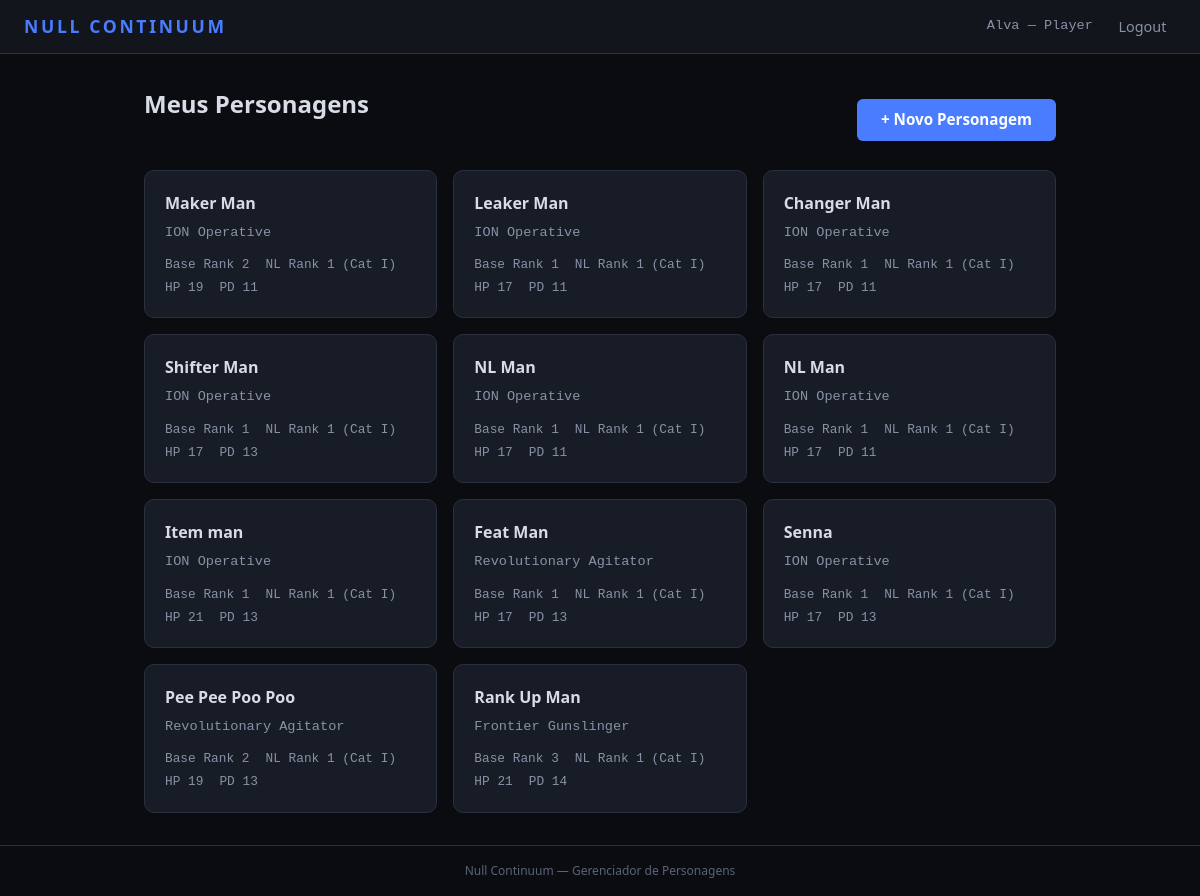
/personagens/ (signed in), run on an earlier commit of the app's database.
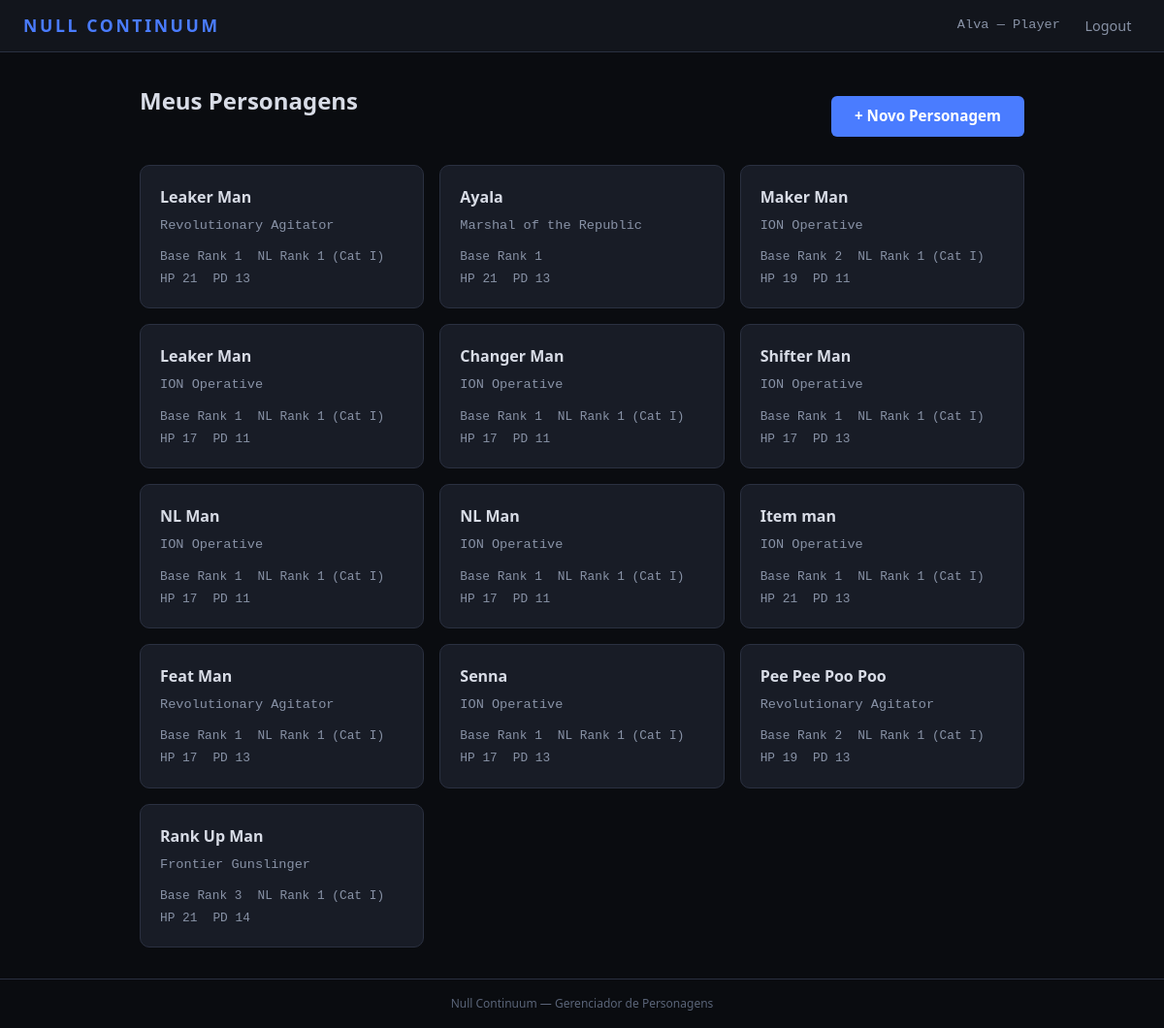
And on a later commit of the database.
### HomeApp/models.py (models this page shows, shortened)
class User(AbstractUser):
    ROLE_CHOICES = [
        ('GM', 'Game Master'),
        ('PLAYER', 'Player'),
    ]
    role = models.CharField(max_length=6, choices=ROLE_CHOICES, default='PLAYER')

### CharSheet/models.py (models this page shows, shortened)
class Character(models.Model):
    player = models.ForeignKey(
        settings.AUTH_USER_MODEL,
        on_delete=models.CASCADE,
        related_name='characters',
    )
    name = models.CharField('Nome do Personagem', max_length=120)
    background = models.CharField(
        'Background', max_length=20,
        choices=BACKGROUND_CHOICES, default='OTHER',
    )
    background_custom = models.CharField(
        'Background (custom)', max_length=120, blank=True,
        help_text='Preencha se escolheu "Outro".',
    )
    base_rank = models.PositiveIntegerField(
        'Base Rank', default=1,
        validators=[MinValueValidator(1), MaxValueValidator(15)],
    )
    nl_rank = models.PositiveIntegerField(
        'NL Rank', default=0,
        validators=[MinValueValidator(0), MaxValueValidator(15)],
    )
    agility = models.PositiveIntegerField(
        'Agility (AGI)', default=1,
        validators=[MinValueValidator(1), MaxValueValidator(5)],
    )
    fortitude = models.PositiveIntegerField(
        'Fortitude (FOR)', default=1,
        validators=[MinValueValidator(1), MaxValueValidator(5)],
    )
    insight = models.PositiveIntegerField(
        'Insight (INS)', default=1,
        validators=[MinValueValidator(1), MaxValueValidator(5)],
    )
    presence = models.PositiveIntegerField(
        'Presence (PRE)', default=1,
        validators=[MinValueValidator(1), MaxValueValidator(5)],
    )
    stability = models.PositiveIntegerField(
        'Stability (STA)', default=1,
        validators=[MinValueValidator(1), MaxValueValidator(5)],
    )
    intent = models.PositiveIntegerField(
        'Intent (INT)', default=1,
        validators=[MinValueValidator(1), MaxValueValidator(5)],
    )
    continuity_constant = models.CharField(
        'Continuity Constant', max_length=4,
        choices=CC_CHOICES, blank=True, default='',
    )
    abstraction_frame = models.CharField(
        'Abstraction Frame', max_length=10,
        choices=FRAME_CHOICES, blank=True, default='',
    )
    current_hp = models.IntegerField('HP Atual', default=0)
    current_strain = models.IntegerField('Strain Atual', default=0)
    temp_hp = models.IntegerField('HP Temporário', default=0)
    current_ap = models.IntegerField('AP Atual', default=3)
    armor_bonus = models.IntegerField('Bônus de Armadura', default=0)
    shield_bonus = models.IntegerField('Bônus de Escudo', default=0)
    current_load = models.IntegerField('Carga Atual', default=0)
    level_up_available = models.BooleanField('Level Up Disponível', default=False)
    skill_melee = models.CharField('Melee', max_length=1, choices=SKILL_RANK_CHOICES, default='U')
    skill_ranged_weapons = models.CharField('Ranged Weapons', max_length=1, choices=SKILL_RANK_CHOICES, default='U')
    skill_heavy_weaponry = models.CharField('Heavy Weaponry', max_length=1, choices=SKILL_RANK_CHOICES, default='U')
    skill_initiative = models.CharField('Initiative', max_length=1, choices=SKILL_RANK_CHOICES, default='U')
    skill_athletics = models.CharField('Athletics', max_length=1, choices=SKILL_RANK_CHOICES, default='U')
    skill_endurance = models.CharField('Endurance', max_length=1, choices=SKILL_RANK_CHOICES, default='U')
    skill_acrobatics = models.CharField('Acrobatics', max_length=1, choices=SKILL_RANK_CHOICES, default='U')
    skill_stealth = models.CharField('Stealth', max_length=1, choices=SKILL_RANK_CHOICES, default='U')
    skill_perception = models.CharField('Perception', max_length=1, choices=SKILL_RANK_CHOICES, default='U')
    skill_reflexes = models.CharField('Reflexes', max_length=1, choices=SKILL_RANK_CHOICES, default='U')
    skill_sleight_of_hand = models.CharField('Sleight of Hand', max_length=1, choices=SKILL_RANK_CHOICES, default='U')
    skill_piloting_ground = models.CharField('Piloting (Ground)', max_length=1, choices=SKILL_RANK_CHOICES, default='U')
    skill_piloting_air = models.CharField('Piloting (Air)', max_length=1, choices=SKILL_RANK_CHOICES, default='U')
    skill_piloting_sea = models.CharField('Piloting (Sea)', max_length=1, choices=SKILL_RANK_CHOICES, default='U')
    skill_technology = models.CharField('Technology', max_length=1, choices=SKILL_RANK_CHOICES, default='U')
    skill_engineering = models.CharField('Engineering', max_length=1, choices=SKILL_RANK_CHOICES, default='U')
    skill_medicine = models.CharField('Medicine', max_length=1, choices=SKILL_RANK_CHOICES, default='U')
    skill_history = models.CharField('History', max_length=1, choices=SKILL_RANK_CHOICES, default='U')
    skill_religion = models.CharField('Religion', max_length=1, choices=SKILL_RANK_CHOICES, default='U')
    skill_investigation = models.CharField('Investigation', max_length=1, choices=SKILL_RANK_CHOICES, default='U')
    skill_intuition = models.CharField('Intuition', max_length=1, choices=SKILL_RANK_CHOICES, default='U')
    skill_persuasion = models.CharField('Persuasion', max_length=1, choices=SKILL_RANK_CHOICES, default='U')
    skill_intimidation = models.CharField('Intimidation', max_length=1, choices=SKILL_RANK_CHOICES, default='U')
    skill_deception = models.CharField('Deception', max_length=1, choices=SKILL_RANK_CHOICES, default='U')
    skill_survival = models.CharField('Survival', max_length=1, choices=SKILL_RANK_CHOICES, default='U')
    skill_null_theory = models.CharField('Null Theory', max_length=1, choices=SKILL_RANK_CHOICES, default='U')
    skill_null_navigation = models.CharField('Null Navigation', max_length=1, choices=SKILL_RANK_CHOICES, default='U')
    skill_animal_handling = models.CharField('Animal Handling', max_length=1, choices=SKILL_RANK_CHOICES, default='U')
    skill_nlc = models.CharField('NL Control (NLC)', max_length=1, choices=SKILL_RANK_CHOICES, default='U')
    skill_nlr = models.CharField('NL Resistance (NLR)', max_length=1, choices=SKILL_RANK_CHOICES, default='U')
    skill_nl_sensitivity = models.CharField('NL Sensitivity', max_length=1, choices=SKILL_RANK_CHOICES, default='U')
    skill_nl_engineering = models.CharField('NL Engineering', max_length=1, choices=SKILL_RANK_CHOICES, default='U')
    skill_anomalous_protocols = models.CharField('Anomalous Protocols', max_length=1, choices=SKILL_RANK_CHOICES, default='U')
    skill_continuity_analysis = models.CharField('Continuity Analysis', max_length=1, choices=SKILL_RANK_CHOICES, default='U')
    notes = models.TextField('Notas', blank=True)
    created_at = models.DateTimeField(auto_now_add=True)
    updated_at = models.DateTimeField(auto_now=True)
    class Meta:
        ordering = ['-updated_at']
        verbose_name = 'Personagem'
        verbose_name_plural = 'Personagens'
    @property
    def category(self):
        if self.nl_rank == 0:
            return '—'
        if self.nl_rank <= 3:
            return 'I'
    @property
    def max_hp(self):
        return (self.fortitude * 2) * self.base_rank + 15
    @property
    def passive_defense(self):
        return 10 + self.agility + self.armor_bonus + self.shield_bonus
    @property
    def background_display(self):
        if self.background == 'OTHER':
            return self.background_custom or 'Outro'
        return self.get_background_display()
    SKILL_FIELDS = [
        ('skill_melee', 'Melee', 'Combate'),
        ('skill_ranged_weapons', 'Ranged Weapons', 'Combate'),
        ('skill_heavy_weaponry', 'Heavy Weaponry', 'Combate'),
        ('skill_initiative', 'Initiative', 'Combate'),
        ('skill_athletics', 'Athletics', 'Geral'),
        ('skill_endurance', 'Endurance', 'Geral'),
        ('skill_acrobatics', 'Acrobatics', 'Geral'),
        ('skill_stealth', 'Stealth', 'Geral'),
        ('skill_perception', 'Perception', 'Geral'),
        ('skill_reflexes', 'Reflexes', 'Geral'),
        ('skill_sleight_of_hand', 'Sleight of Hand', 'Geral'),
        ('skill_piloting_ground', 'Piloting (Ground)', 'Geral'),
        ('skill_piloting_air', 'Piloting (Air)', 'Geral'),
        ('skill_piloting_sea', 'Piloting (Sea)', 'Geral'),
        ('skill_technology', 'Technology', 'Geral'),
        ('skill_engineering', 'Engineering', 'Geral'),
        ('skill_medicine', 'Medicine', 'Geral'),
        ('skill_history', 'History', 'Geral'),
        ('skill_religion', 'Religion', 'Geral'),
        ('skill_investigation', 'Investigation', 'Geral'),
        ('skill_intuition', 'Intuition', 'Geral'),
        ('skill_persuasion', 'Persuasion', 'Geral'),
        ('skill_intimidation', 'Intimidation', 'Geral'),
        ('skill_deception', 'Deception', 'Geral'),
        ('skill_survival', 'Survival', 'Geral'),
        ('skill_null_theory', 'Null Theory', 'Geral'),
        ('skill_null_navigation', 'Null Navigation', 'Geral'),
        ('skill_animal_handling', 'Animal Handling', 'Geral'),
        ('skill_nlc', 'NL Control (NLC)', 'Non-Linear'),
        ('skill_nlr', 'NL Resistance (NLR)', 'Non-Linear'),
        ('skill_nl_sensitivity', 'NL Sensitivity', 'Non-Linear'),
        ('skill_nl_engineering', 'NL Engineering', 'Non-Linear'),
        ('skill_anomalous_protocols', 'Anomalous Protocols', 'Non-Linear'),
        ('skill_continuity_analysis', 'Continuity Analysis', 'Non-Linear'),
    ]
    from .feat_models import FeatDefinition, CharacterFeat
    from .trait_models import TraitDefinition, CharacterTrait

### CharSheet/views.py (the view)
# urls.py: path('personagens/', views.character_list, name='character_list'),
@login_required
def character_list(request):
    characters = Character.objects.filter(player=request.user)
    return render(request, 'CharSheet/character_list.html', {
        'characters': characters,
    })

### templates/CharSheet/character_list.html (shortened to what this page needs)
{% extends 'base.html' %}
{% block content %}
<div class="page-header">
    <h1 class="page-title">Meus Personagens</h1>
    <a href="{% url 'character_create' %}" class="btn btn-primary btn-inline">+ Novo Personagem</a>
</div>
{% if characters %}
<div class="card-grid">
    {% for c in characters %}
    <a href="{% url 'character_detail' pk=c.pk %}" class="card card-link">
        <h3>{{ c.name }}</h3>
        <p class="card-meta">{{ c.background_display }}</p>
        <div class="card-stats">
            <span>Base Rank {{ c.base_rank }}</span>
            {% if c.nl_rank > 0 %}
            <span>NL Rank {{ c.nl_rank }} (Cat {{ c.category }})</span>
            {% endif %}
        </div>
        <div class="card-stats">
            <span>HP {{ c.max_hp }}</span>
            <span>PD {{ c.passive_defense }}</span>
        </div>
    </a>
    {% endfor %}
</div>
{% else %}
<div class="empty-state">
    <p>Você ainda não tem personagens.</p>
    <a href="{% url 'character_create' %}" class="btn btn-primary btn-inline">Criar Primeiro Personagem</a>
</div>
{% endif %}
{% endblock %}

### templates/base.html (shortened to what this page needs)
{% load static %}
<!DOCTYPE html>
<html lang="pt-br">
<head>
    <link rel="stylesheet" href="{% static 'css/style.css' %}">
    <link rel="stylesheet" href="{% static 'css/charsheet.css' %}">
    <link rel="stylesheet" href="{% static 'css/combat_tracker.css' %}">
    <link rel="stylesheet" href="{% static 'css/feats.css' %}">
    <link rel="stylesheet" href="{% static 'css/rankup.css' %}">
    <link rel="stylesheet" href="{% static 'css/traits.css' %}">
</head>
<body>
    <nav class="navbar">
        <a href="{% url 'dashboard' %}" class="nav-brand">NULL CONTINUUM</a>
        <div class="nav-links">
            {% if user.is_authenticated %}
                <span class="nav-user">{{ user.username }} — {{ user.get_role_display }}</span>
                <form method="post" action="{% url 'logout' %}" class="nav-logout-form">
                    <button type="submit" class="nav-link nav-btn">Logout</button>
                </form>
            {% else %}
                <a href="{% url 'login' %}" class="nav-link">Login</a>
                <a href="{% url 'register' %}" class="nav-link">Registrar</a>
            {% endif %}
        </div>
    </nav>
    <main class="container">
        {% block content %}{% endblock %}
    </main>
    <footer class="footer">
        <p>Null Continuum — Gerenciador de Personagens</p>
    </footer>
</body>
</html>

### static/css/style.css (style rules this page uses)
*, *::before, *::after { margin: 0; padding: 0; box-sizing: border-box; }
:root { --bg-dark: #0a0c10; --bg-surface: #12151c; --bg-card: #181c26; --bg-input: #1e2230; --border: #2a3040; --border-focus: #4a7cff; --text-primary: #d8dce6; --text-secondary: #8892a6; --text-muted: #5a6478; --accent: #4a7cff; --accent-hover: #6090ff; --accent-glow: rgba(74, 124, 255, 0.15); --danger: #ff4a5e; --success: #3cda7c; --warning: #f0a030; --gm-accent: #c06cff; --player-accent: #4a7cff; --font-body: 'Segoe UI', 'Roboto', sans-serif; --font-mono: 'Consolas', 'Courier New', monospace; --radius: 6px; --radius-lg: 10px; }
html { font-size: 16px; }
body { font-family: var(--font-body); background-color: var(--bg-dark); color: var(--text-primary); min-height: 100vh; display: flex; flex-direction: column; line-height: 1.5; }
a { color: var(--accent); text-decoration: none; }
.navbar { display: flex; align-items: center; justify-content: space-between; padding: 0.75rem 1.5rem; background-color: var(--bg-surface); border-bottom: 1px solid var(--border); position: sticky; top: 0; z-index: 100; }
.nav-brand { font-size: 1.1rem; font-weight: 700; letter-spacing: 0.15em; color: var(--accent); text-transform: uppercase; }
.nav-links { display: flex; align-items: center; gap: 1rem; }
.nav-user { color: var(--text-secondary); font-size: 0.85rem; font-family: var(--font-mono); }
.nav-link { color: var(--text-secondary); font-size: 0.9rem; padding: 0.3rem 0.6rem; border-radius: var(--radius); transition: color 0.2s, background-color 0.2s; }
.nav-logout-form { display: inline; }
.nav-btn { background: none; border: none; cursor: pointer; font-family: var(--font-body); }
.container { flex: 1; width: 100%; max-width: 960px; margin: 0 auto; padding: 2rem 1.5rem; }
.btn { display: inline-block; padding: 0.6rem 1.5rem; border: none; border-radius: var(--radius); font-family: var(--font-body); font-size: 0.95rem; font-weight: 600; cursor: pointer; transition: background-color 0.2s, transform 0.1s; text-align: center; }
.btn-primary { background-color: var(--accent); color: #fff; width: 100%; margin-top: 0.5rem; }
.page-title { font-size: 1.5rem; font-weight: 600; margin-bottom: 1.5rem; color: var(--text-primary); }
.card-grid { display: grid; grid-template-columns: repeat(auto-fill, minmax(260px, 1fr)); gap: 1rem; }
.card { background-color: var(--bg-card); border: 1px solid var(--border); border-radius: var(--radius-lg); padding: 1.25rem; transition: border-color 0.2s; }
.card h3 { font-size: 1rem; font-weight: 600; margin-bottom: 0.5rem; color: var(--text-primary); }
.card p { font-size: 0.85rem; color: var(--text-secondary); margin-bottom: 0.75rem; }
.footer { text-align: center; padding: 1rem; font-size: 0.75rem; color: var(--text-muted); border-top: 1px solid var(--border); margin-top: auto; }

### static/css/charsheet.css (style rules this page uses)
.page-header { display: flex; align-items: center; justify-content: space-between; margin-bottom: 1.5rem; flex-wrap: wrap; gap: 0.75rem; }
.btn-inline { width: auto; display: inline-block; }
.card-link { display: block; color: var(--text-primary); text-decoration: none; }
.card-meta { font-size: 0.8rem; color: var(--text-muted); font-family: var(--font-mono); margin-bottom: 0.5rem; }
.card-stats { display: flex; gap: 1rem; font-size: 0.8rem; color: var(--text-secondary); font-family: var(--font-mono); margin-top: 0.25rem; }

What changed in the data, as far as the page shows it:
added Character: name "Leaker Man", background_display "Revolutionary Agitator", base_rank "1", nl_rank "1", category "I", max_hp "21", passive_defense "13"
added Character: name "Ayala", background_display "Marshal of the Republic", base_rank "1", max_hp "21", passive_defense "13"
